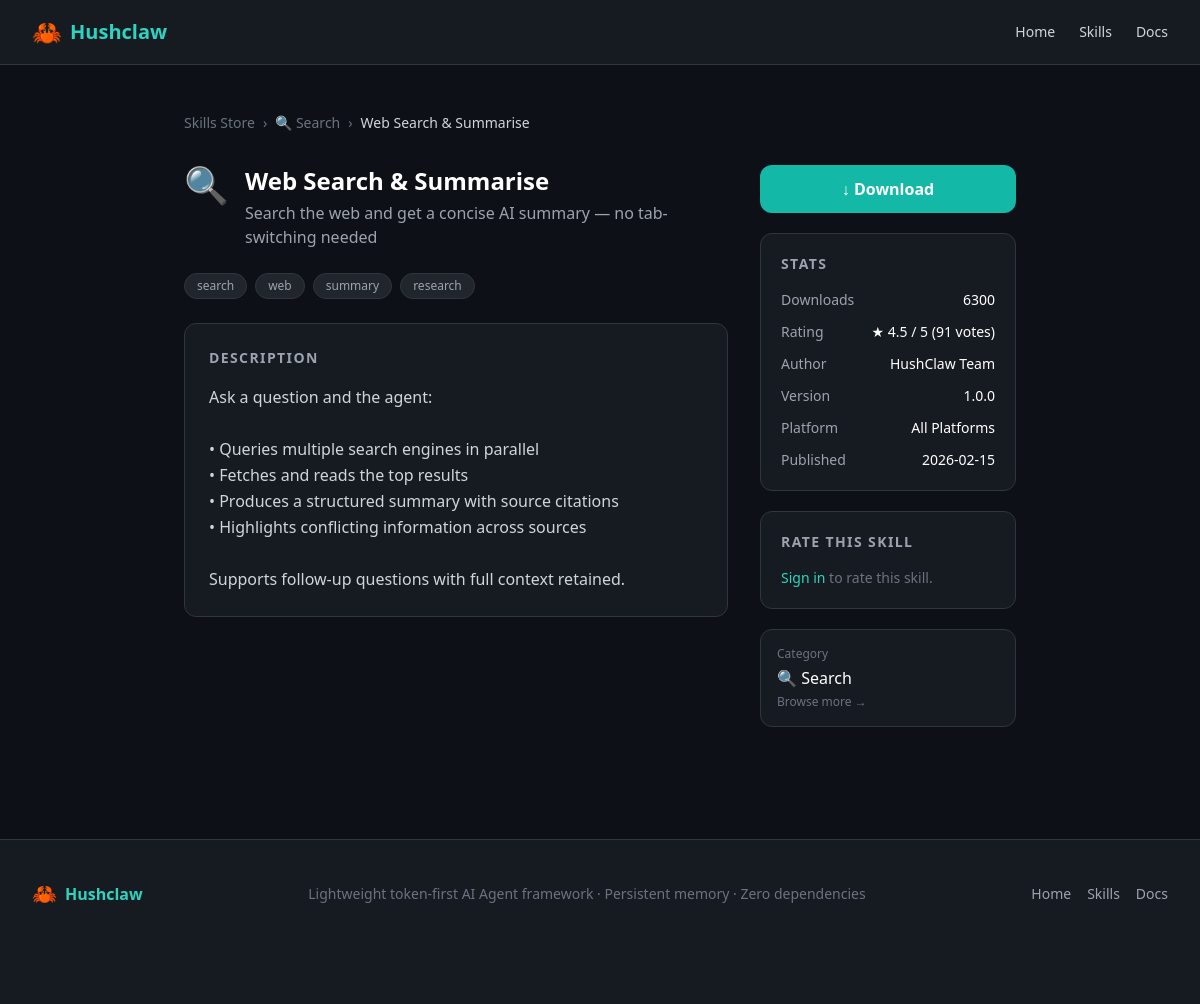
Screenshot of /skills/4 with the database file from the repository.
### app/models.py (models this page shows, shortened)
class Category(Base):
    __tablename__ = "categories"
    id = Column(Integer, primary_key=True, index=True)
    name = Column(String(100), nullable=False)
    slug = Column(String(100), unique=True, nullable=False)
    icon = Column(String(10), default="📦")
    created_at = Column(DateTime, default=datetime.utcnow)
    skills = relationship("Skill", back_populates="category")

class Skill(Base):
    __tablename__ = "skills"
    id = Column(Integer, primary_key=True, index=True)
    title = Column(String(200), nullable=False)
    description = Column(Text, nullable=False)
    short_desc = Column(String(300), nullable=False)
    category_id = Column(Integer, ForeignKey("categories.id"), nullable=False)
    platform = Column(String(20), default="all")  # all / mac / windows
    install_count = Column(Integer, default=0)
    rating_sum = Column(Integer, default=0)
    rating_count = Column(Integer, default=0)
    author = Column(String(100), default="Hushclaw Team")
    tags = Column(String(500), default="")
    is_active = Column(Boolean, default=True)
    created_at = Column(DateTime, default=datetime.utcnow)
    client_id = Column(String(36), index=True, nullable=True)
    user_id = Column(Integer, ForeignKey("users.id"), nullable=True, index=True)
    skill_slug = Column(String(200), index=True, nullable=True)
    content_hash = Column(String(64), index=True, nullable=True)
    version = Column(String(20), default="1.0.0")
    status = Column(String(20), default="pending")  # pending / approved / rejected
    review_note = Column(Text, nullable=True)
    source_file = Column(Text, nullable=True)
    parent_id = Column(Integer, ForeignKey("skills.id"), nullable=True)
    category = relationship("Category", back_populates="skills")
    ratings = relationship("Rating", back_populates="skill")
    submitter = relationship("User", foreign_keys=[user_id])

### app/routes/skills.py (the view)
@router.get("/skills/{skill_id}", response_class=HTMLResponse)
async def skill_detail(
    request: Request,
    skill_id: int,
    db: Session = Depends(get_db),
    current_user: User = Depends(get_current_user),
):
    skill = db.query(Skill).filter(
        Skill.id == skill_id, Skill.is_active == True, Skill.status == "approved"
    ).first()
    if not skill:
        raise HTTPException(status_code=404, detail="Skill not found")
    user_rating = 0
    if current_user:
        rating_row = db.query(Rating).filter(
            Rating.skill_id == skill_id, Rating.user_id == current_user.id
        ).first()
        user_rating = rating_row.score if rating_row else 0
    else:
        client_ip = request.client.host
        rating_row = db.query(Rating).filter(
            Rating.skill_id == skill_id, Rating.ip_address == client_ip
        ).first()
        user_rating = rating_row.score if rating_row else 0
    return templates.TemplateResponse(
        "skills/detail.html",
        {
            "request": request,
            "skill": skill,
            "user_rating": user_rating,
            "current_user": current_user,
        },
    )

### app/templates/skills/detail.html (shortened to what this page needs)
{% extends "base.html" %}
{% block content %}
<div class="max-w-4xl mx-auto px-4 sm:px-6 lg:px-8 py-12">
  <nav class="flex items-center gap-2 text-sm text-gray-500 mb-8">
    <a href="/skills" class="hover:text-teal-400 transition-colors">Skills Store</a>
    <span>›</span>
    <a href="/skills?category={{ skill.category.slug }}" class="hover:text-teal-400 transition-colors">
      {{ skill.category.icon }} {{ skill.category.name }}
    </a>
    <span>›</span>
    <span class="text-gray-300">{{ skill.title }}</span>
  </nav>
  <div class="grid grid-cols-1 lg:grid-cols-3 gap-8">
    <div class="lg:col-span-2">
      <div class="flex items-start gap-4 mb-6">
        <div class="text-4xl shrink-0">{{ skill.category.icon }}</div>
        <div>
          <h1 class="text-2xl font-bold text-white">{{ skill.title }}</h1>
          <p class="text-gray-400 mt-1">{{ skill.short_desc }}</p>
        </div>
      </div>
      {% if skill.tag_list %}
      <div class="flex flex-wrap gap-2 mb-6">
        {% for tag in skill.tag_list %}
        <span class="text-xs bg-navy-700 text-gray-400 px-3 py-1 rounded-full border border-navy-600">{{ tag }}</span>
        {% endfor %}
      </div>
      {% endif %}
      <div class="bg-navy-800 border border-navy-600 rounded-xl p-6 mb-6">
        <h2 class="text-sm font-semibold text-gray-400 uppercase tracking-widest mb-4">Description</h2>
        <div class="text-gray-300 leading-relaxed whitespace-pre-line">{{ skill.description }}</div>
      </div>
    </div>
    <div class="space-y-5">
      <button
        id="download-btn"
        data-skill-id="{{ skill.id }}"
        data-skill-title="{{ skill.title }}"
        class="w-full py-3 rounded-xl bg-teal-500 hover:bg-teal-400 text-white font-semibold
               transition-colors focus:outline-none focus:ring-2 focus:ring-teal-400"
      >
        ↓ Download
      </button>
      <div class="bg-navy-800 border border-navy-600 rounded-xl p-5">
        <h3 class="text-sm font-semibold text-gray-400 uppercase tracking-widest mb-4">Stats</h3>
        <div class="space-y-3 text-sm">
          <div class="flex justify-between">
            <span class="text-gray-400">Downloads</span>
            <span id="install-count" class="text-white font-medium">{{ skill.install_count }}</span>
          </div>
          <div class="flex justify-between">
            <span class="text-gray-400">Rating</span>
            <span class="text-white font-medium">
              {% if skill.avg_rating > 0 %}
              ★ {{ skill.avg_rating }} / 5 ({{ skill.rating_count }} votes)
              {% else %}No ratings yet{% endif %}
            </span>
          </div>
          <div class="flex justify-between">
            <span class="text-gray-400">Author</span>
            <span class="text-white font-medium">{{ skill.author }}</span>
          </div>
          <div class="flex justify-between">
            <span class="text-gray-400">Version</span>
            <span class="text-white font-medium">{{ skill.version }}</span>
          </div>
          <div class="flex justify-between">
            <span class="text-gray-400">Platform</span>
            <span class="text-white font-medium">
              {% if skill.platform == 'mac' %}🍎 macOS
              {% elif skill.platform == 'windows' %}🪟 Windows
              {% else %}All Platforms{% endif %}
            </span>
          </div>
          <div class="flex justify-between">
            <span class="text-gray-400">Published</span>
            <span class="text-white font-medium">{{ skill.created_at.strftime('%Y-%m-%d') }}</span>
          </div>
        </div>
      </div>
      <div class="bg-navy-800 border border-navy-600 rounded-xl p-5">
        <h3 class="text-sm font-semibold text-gray-400 uppercase tracking-widest mb-4">Rate this skill</h3>
        {% if current_user %}
        <div id="star-rating" class="flex gap-2 mb-3"
             data-skill-id="{{ skill.id }}" data-user-rating="{{ user_rating }}">
          {% for i in range(1, 6) %}
          <button type="button" class="star text-3xl transition-transform hover:scale-110"
                  data-value="{{ i }}"
                  style="color: {% if i <= user_rating %}#facc15{% else %}#4b5563{% endif %};">★</button>
          {% endfor %}
        </div>
        <div id="rating-feedback" class="text-xs text-gray-500">
          {% if user_rating %}Rated {{ user_rating }} stars — click to change{% else %}Click a star to rate{% endif %}
        </div>
        <div id="rating-result" class="text-sm text-teal-400 mt-2 hidden"></div>
        {% else %}
        <p class="text-gray-500 text-sm">
          <a href="/auth/login" class="text-teal-400 hover:text-teal-300 transition-colors">Sign in</a>
          to rate this skill.
        </p>
        {% endif %}
      </div>
      <a href="/skills?category={{ skill.category.slug }}"
         class="block bg-navy-800 border border-navy-600 hover:border-teal-500 rounded-xl p-4 transition-colors group">
        <p class="text-xs text-gray-500 mb-1">Category</p>
        <p class="text-white font-medium group-hover:text-teal-400 transition-colors">
          {{ skill.category.icon }} {{ skill.category.name }}
        </p>
        <p class="text-xs text-gray-500 mt-1">Browse more →</p>
      </a>
    </div>
  </div>
</div>
{% endblock %}

### rows the page displays
Category: category.icon "🔍", category.name "Search"
Skill: title "Web Search & Summarise", short_desc "Search the web and get a concise AI summary — no tab-switching needed", description "Ask a question and the agent: • Queries multiple search engines in parallel • Fetches and reads the top results • Produces a structured summary with source citations • Highlights conflicting information across sources Supports follow-up questions with full context retained.", install_count "6300", avg_rating "4.5", rating_count "91", author "HushClaw Team", version "1.0.0", created_at "2026-02-15"

### other values shown
{{ tag }} "search" "web" "summary" "research"
